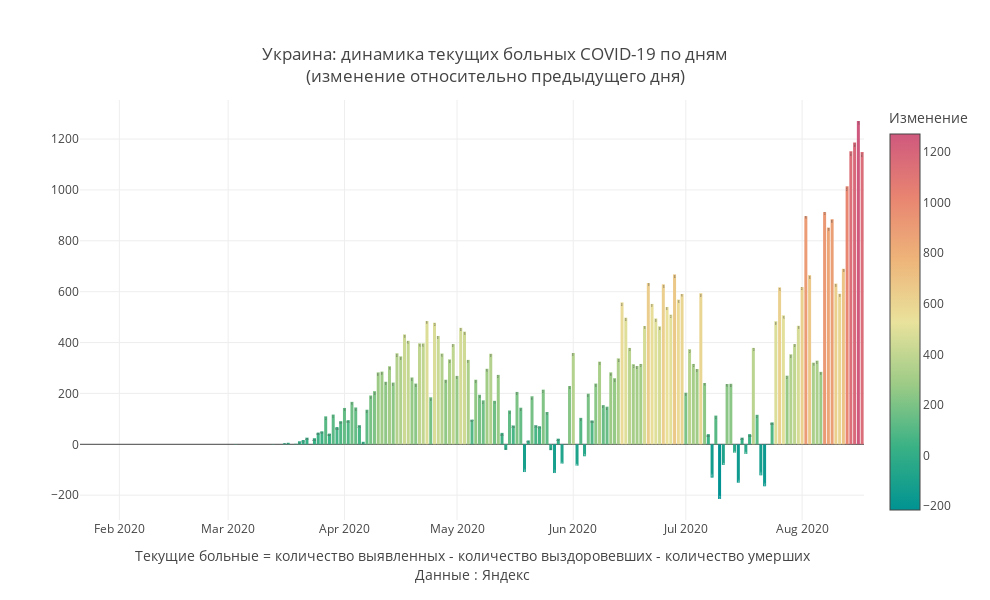

The notebook cell saved with this chart:
### Code cell
mask = X.Country ==my_country
#mask = (X.Date>'2020-05-01')&(X.Region==my_region)
Y = X[mask]

#Y['base'] = Y['Change_dayconf']*Y['Change_dayconf'].apply(lambda d:0 if d>0 else 1)
Y['Date']= pd.to_datetime(Y.Date)
fig = go.Figure()
fig.add_trace(
              go.Bar(x = Y.Date,y=Y.Change_remill,text = Y['Change_remill'],textposition = 'inside',hoverinfo='x+y',
                
                #marker_color=Y['Change_remill'].apply(lambda d:'crimson' if d>0 else 'green'),
                marker_color = Y['Change_remill'],marker_colorscale = 'Temps',marker_colorbar ={'tickmode':'auto',
                                    'title':{'text':'Изменение','side':'top'}})     
                )
fig.update_layout(
    annotations=[
#         dict(
#             x='2020-04-13',
#             y=10594,
#             xref="x",
#             yref="y",
#             text="Введение<br>пропускной<br>системы в Москве",
#             showarrow=True,
#             arrowhead=2,
#             ax=0,
#             ay=-60),
#         dict(
#             x='2020-06-09',
#             y=-3877,
#             xref="x",
#             yref="y",
#             text="Отмена<br>пропускной<br>системы в Москве",
#             showarrow=True,
#             arrowhead=2,
#             ax=-20,
#             ay=40),
#         dict(
#             x='2020-05-20',
#             y=-2816,
#             xref="x",
#             yref="y",
#             text="20 мая",
#             showarrow=True,
#             arrowhead=2,
#             ax=-20,
#             ay=40),
        
        dict(x=0.5,y=-0.15,
            showarrow=False,
            text="",
            xref="paper",
            yref="paper")],
                  title=f'{my_country}: динамика текущих больных COVID-19 по дням<br>(изменение относительно предыдущего дня)',
                  title_x = 0.5,
                  title_y= 0.9,
                  title_xanchor = "center",
                  title_yanchor = "bottom", 
                  legend_x = 0.05,legend_y = 0.98,
                  width = 990, height = 600,template = 'gridon',
    
    
                  xaxis_title='Текущие больные = количество выявленных - количество выздоровевших - количество умерших'+
                               '<br>Данные : Яндекс',
    yaxis_title = ' '
)


fig.show()

### Figure 1 — Plotly figure (JSON) as saved in the notebook; plotly's stock layout.template omitted (floating-point values rounded to 4 significant figures; data arrays with more than 128 entries replaced by an {"elided": "..."} marker saying what was removed)
{"data": [{"hoverinfo": "y", "marker": {"color": {"elided": "209 int values"}, "colorbar": {"tickmode": "auto", "title": {"side": "top", "text": "Изменение"}}, "colorscale": [[0, "rgb(0, 147, 146)"], [0.1667, "rgb(57, 177, 133)"], [0.3333, "rgb(156, 203, 134)"], [0.5, "rgb(233, 226, 156)"], [0.6667, "rgb(238, 180, 121)"], [0.8333, "rgb(232, 132, 113)"], [1, "rgb(207, 89, 126)"]]}, "text": {"elided": "209 int values"}, "textposition": "inside", "type": "bar", "x": {"elided": "209 str values"}, "y": {"elided": "209 int values"}}], "layout": {"annotations": [{"showarrow": false, "text": "", "x": 0.5, "xref": "paper", "y": -0.15, "yref": "paper"}], "height": 600, "legend": {"x": 0.05, "y": 0.98}, "title": {"text": "Украина: динамика текущих больных COVID-19 по дням<br>(изменение относительно предыдущего дня)", "x": 0.5, "xanchor": "center", "y": 0.9, "yanchor": "bottom"}, "width": 990, "xaxis": {"title": {"text": "Текущие больные = количество выявленных - количество выздоровевших - количество умерших<br>Данные : Яндекс"}}, "yaxis": {"title": {"text": " "}}}}
